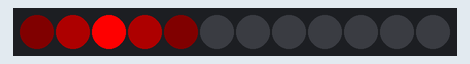
A sketch run on a simulated Arduino Uno, built with avr-gcc and run on an emulated ATmega328P. On the bench: 12 RGB LEDs in strip order, left to right.

Above: at 0.1 s.
At 0.6 s:
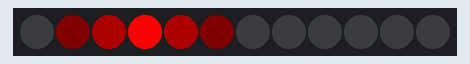
At 1.1 s:
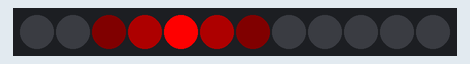
At 1.6 s:
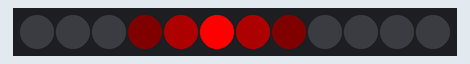
At 2.6 s:
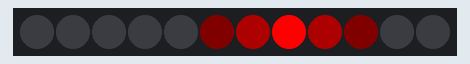
At 3.6 s:
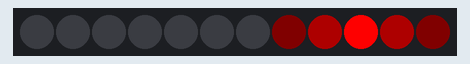

Measured:
- by itself, everything shown: repeats every 4.0 s, in 9 steps
- what the display in image 1 shows lasts 0.5 s, from 0.5 s to 1.0 s

The sketch:

lab_06.ino
```cpp
#include <Adafruit_NeoPixel.h>
#define LEDPIN 12 // connect the Data from the strip to this pin on the Arduino
#define NUMBER_PIEXELS 12 // the number of pixels in your LED strip
Adafruit_NeoPixel strip = Adafruit_NeoPixel(NUMBER_PIEXELS, LEDPIN, NEO_GRB + NEO_KHZ800);

void setup() {
  strip.begin(); // initialize the strip
}

void loop() {
  for (int i=0; i<NUMBER_PIEXELS-4; i++) {
    strip.setPixelColor(i,    5, 0, 0); // turn the "i"th pixel on
    strip.setPixelColor(i+1,  50, 0, 0); // turn the i+1 pixel
    strip.setPixelColor(i+2, 2555, 0, 0); // turn the "i"th pixel on
    strip.setPixelColor(i+3,  50, 0, 0); // turn the "i"th pixel on
    strip.setPixelColor(i+4,  5, 0, 0); // turn the "i"th pixel on
    strip.show();
    delay(500); // wait 2/10th of a second
    strip.setPixelColor(i,   0, 0, 0); // turn the "i"th pixel on
    strip.setPixelColor(i+1, 0, 0, 0); // turn the i+1 pixel
    strip.setPixelColor(i+2, 0, 0, 0); // turn the "i"th pixel on
    strip.setPixelColor(i+3, 0, 0, 0); // turn the "i"th pixel on
    strip.setPixelColor(i+4, 0, 0, 0); // turn the "i"th pixel on
    strip.show();
  }
}
```
